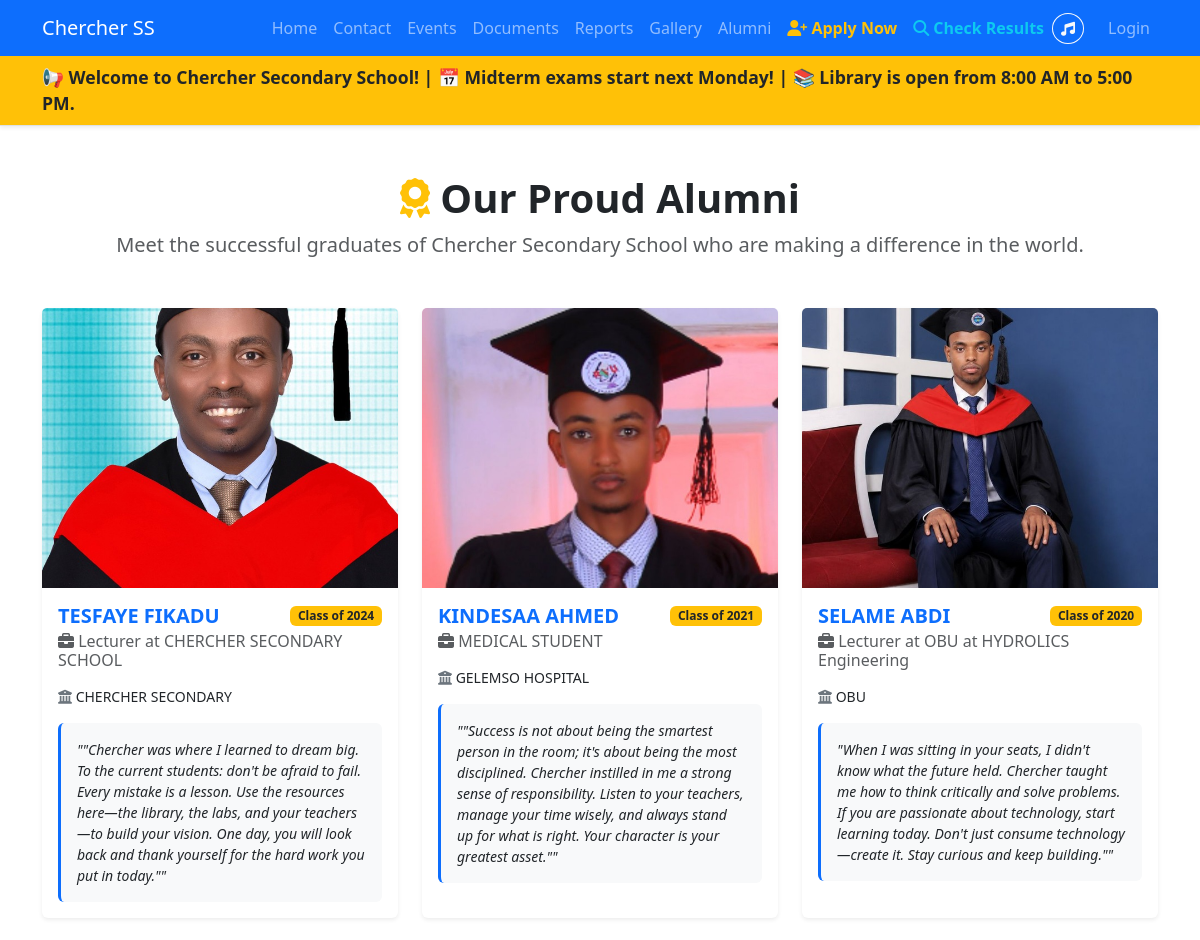
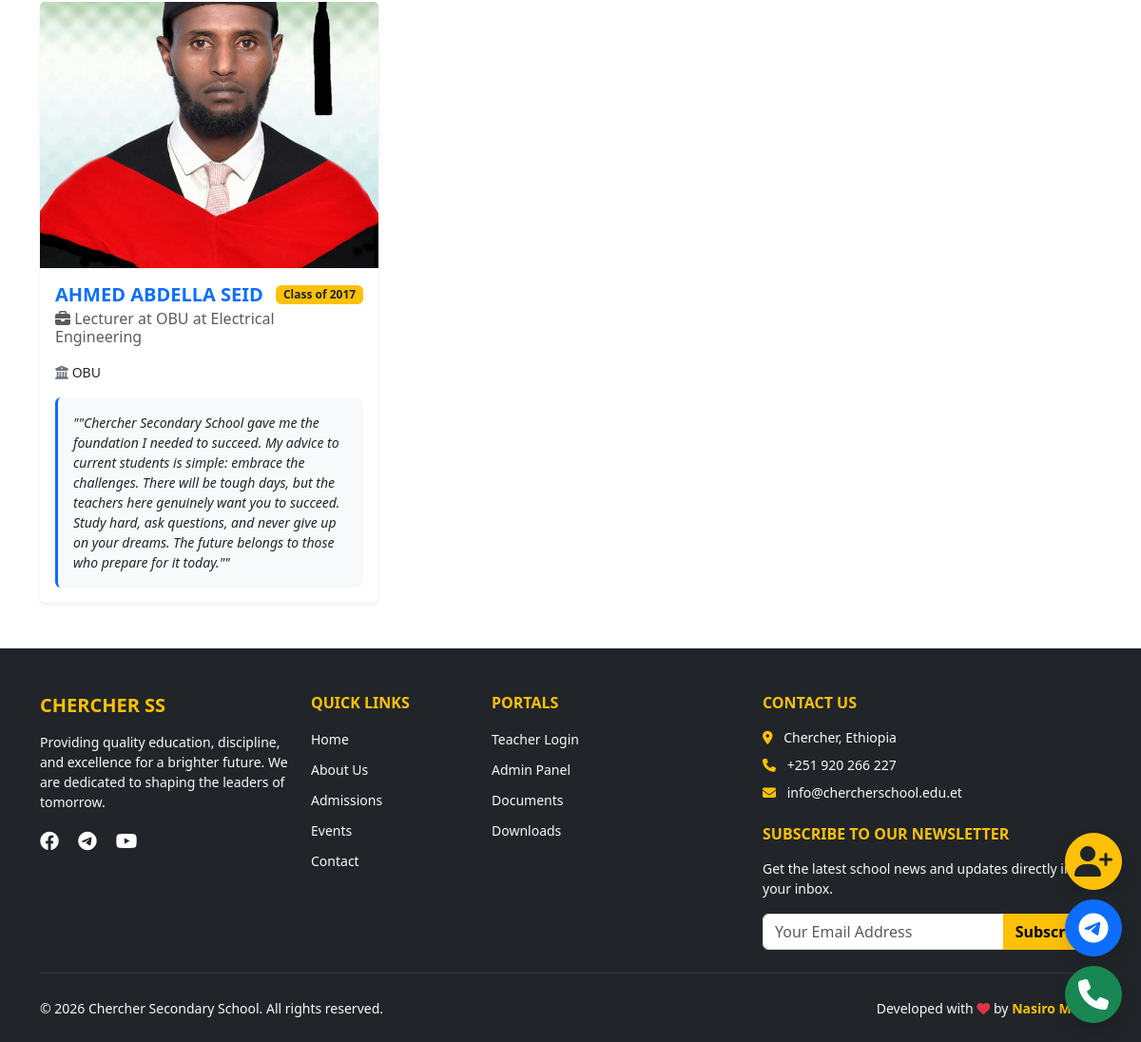
The page /alumni/ on the database its author committed (2 pictures, top to bottom).
### alumni/models.py (models this page shows, shortened)
class Alumni(models.Model):
    name = models.CharField(max_length=100)
    graduation_year = models.CharField(max_length=10, help_text="e.g., 2020")
    current_role = models.CharField(max_length=200, help_text="e.g., Medical Student, Software Engineer")
    institution = models.CharField(max_length=200, help_text="e.g., Addis Ababa University, Google")
    photo = models.ImageField(upload_to='alumni/', blank=True, null=True)
    message = models.TextField(blank=True, help_text="A short message or advice for current students")
    class Meta:
        ordering = ['-graduation_year']
        verbose_name_plural = "Alumni"

### alumni/views.py (the view)
# urls.py: path('', views.alumni_list, name='alumni_list'),
def alumni_list(request):
    alumni = Alumni.objects.all()
    return render(request, 'alumni/alumni_list.html', {'alumni': alumni})

### alumni/templates/alumni/alumni_list.html (shortened to what this page needs)
{% extends "base.html" %}
{% block content %}
<div class="container mt-5 mb-5">
    <div class="text-center mb-5">
        <h1 class="fw-bold"><i class="fas fa-award text-warning"></i> Our Proud Alumni</h1>
        <p class="lead text-muted">Meet the successful graduates of Chercher Secondary School who are making a difference in the world.</p>
    </div>
    <div class="row g-4">
        {% for alum in alumni %}
            <div class="col-md-4">
                <div class="card h-100 border-0 shadow-sm">
                    {% if alum.photo %}
                        <img src="{{ alum.photo.url }}" class="card-img-top" alt="{{ alum.name }}" style="height: 280px; object-fit: cover;">
                    {% else %}
                        <div class="bg-dark text-white d-flex align-items-center justify-content-center" style="height: 280px;">
                            <i class="fas fa-user-graduate fa-5x opacity-50"></i>
                        </div>
                    {% endif %}
                    <div class="card-body">
                        <div class="d-flex justify-content-between align-items-center mb-2">
                            <h5 class="card-title fw-bold mb-0 text-primary">{{ alum.name }}</h5>
                            <span class="badge bg-warning text-dark fw-bold">Class of {{ alum.graduation_year }}</span>
                        </div>
                        <h6 class="card-subtitle mb-3 text-muted"><i class="fas fa-briefcase"></i> {{ alum.current_role }}</h6>
                        <p class="card-text small mb-3"><i class="fas fa-university text-secondary"></i> {{ alum.institution }}</p>
                        {% if alum.message %}
                            <div class="bg-light p-3 rounded small fst-italic border-start border-3 border-primary">
                                "{{ alum.message }}"
                            </div>
                        {% endif %}
                    </div>
                </div>
            </div>
        {% endfor %}
    </div>
</div>
{% endblock %}

### rows shown on the page
Alumni: photo (picture), name "TESFAYE FIKADU", graduation_year "2024", current_role "Lecturer at CHERCHER SECONDARY SCHOOL", institution "CHERCHER SECONDARY", message "\"Chercher was where I learned to dream big. To the current students: don't be afraid to fail. Every mistake is a lesson. Use the resources here—the library, the labs, and your teachers—to build your vision. One day, you will look back and thank yourself for the hard work you put in today.\""
Alumni: photo (picture), name "KINDESAA AHMED", graduation_year "2021", current_role "MEDICAL STUDENT", institution "GELEMSO HOSPITAL", message "\"Success is not about being the smartest person in the room; it's about being the most disciplined. Chercher instilled in me a strong sense of responsibility. Listen to your teachers, manage your time wisely, and always stand up for what is right. Your character is your greatest asset.\""
Alumni: photo (picture), name "SELAME ABDI", graduation_year "2020", current_role "Lecturer at OBU at HYDROLICS Engineering", institution "OBU", message "When I was sitting in your seats, I didn't know what the future held. Chercher taught me how to think critically and solve problems. If you are passionate about technology, start learning today. Don't just consume technology—create it. Stay curious and keep building.\""
Alumni: photo (picture), name "AHMED ABDELLA SEID", graduation_year "2017", current_role "Lecturer at OBU at Electrical Engineering", institution "OBU", message "\"Chercher Secondary School gave me the foundation I needed to succeed. My advice to current students is simple: embrace the challenges. There will be tough days, but the teachers here genuinely want you to succeed. Study hard, ask questions, and never give up on your dreams. The future belongs to those who prepare for it today.\""
